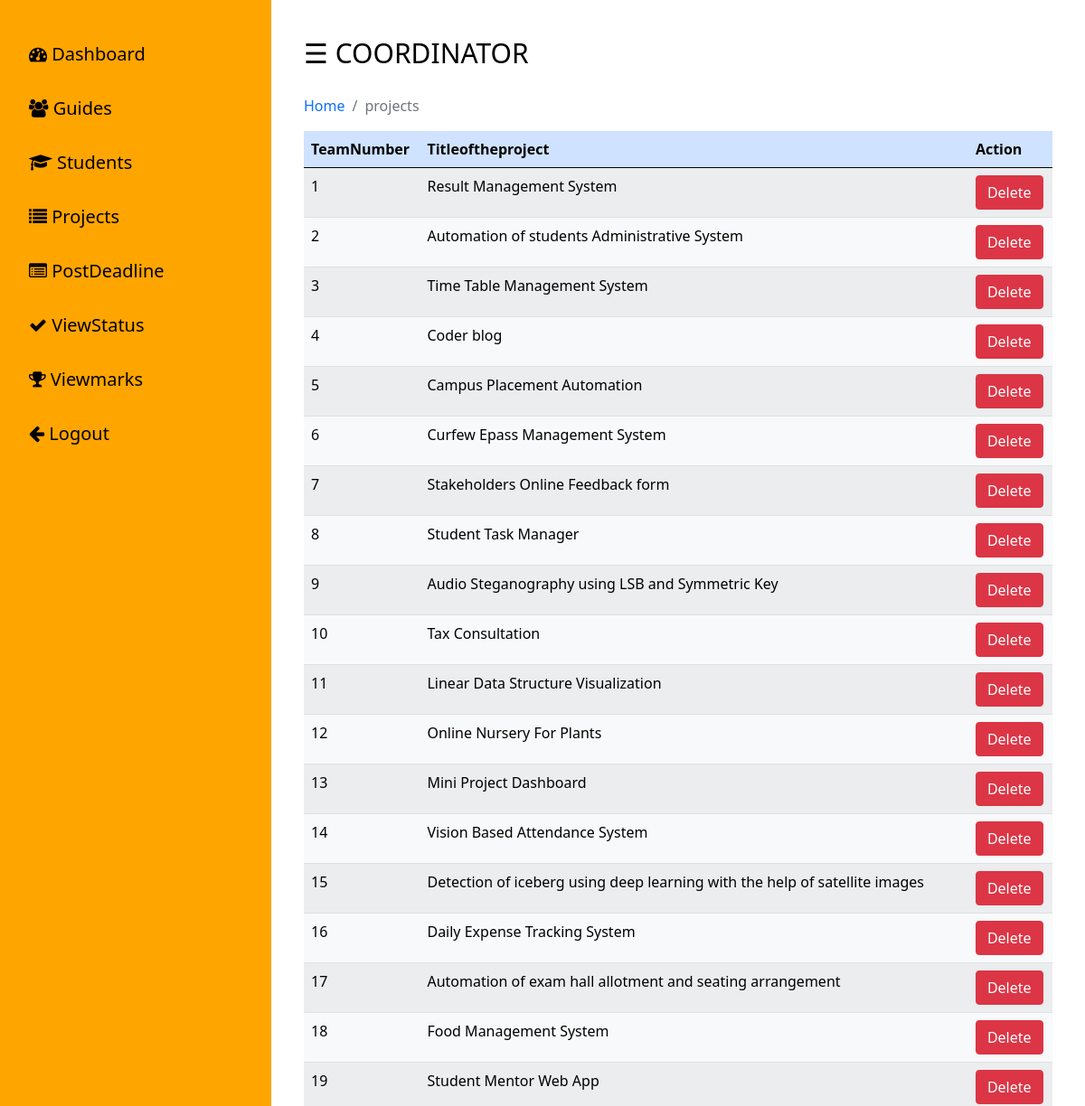
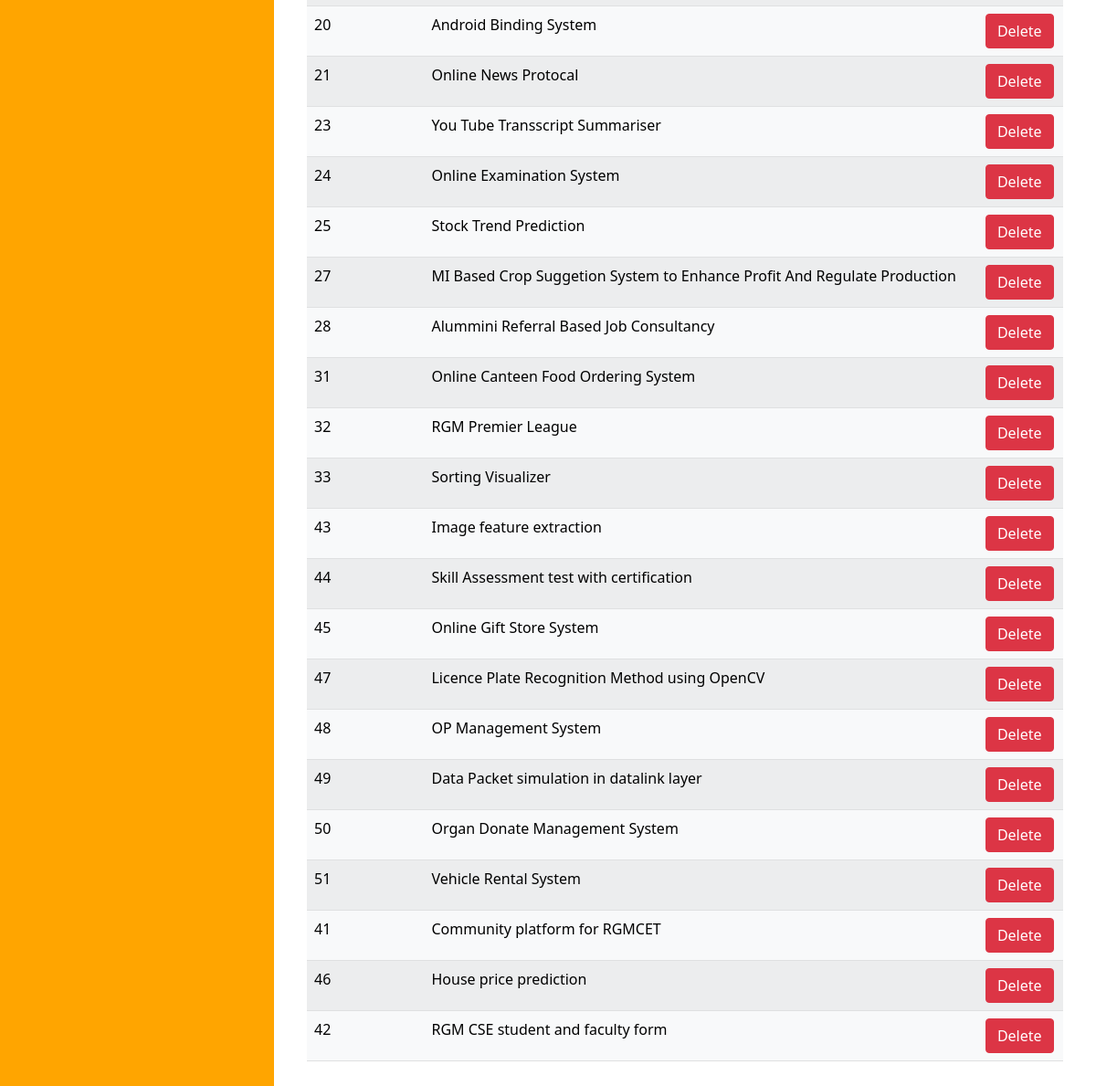
Screenshot of /coordinator/project.php with the database file from the repository (2 pictures, top to bottom).
### tables this page shows
CREATE TABLE `projects` (
  `TeamNumber` int(11) NOT NULL,
  `TitleoftheProject` varchar(256) NOT NULL
);

### coordinator/project.php (the view)
<?php
include('includes/header.php');
?>
<nav aria-label="breadcrumb">
  <ol class="breadcrumb">
    <li class="breadcrumb-item"><a href="dashboard.php">Home</a></li>
    <li class="breadcrumb-item active" aria-current="page">projects</li>
  </ol>
</nav>
<table class="table table-success table-striped">
  <thead class="table-primary" border="5px">
    <tr >
        <th>TeamNumber</th>
        <th>Titleoftheproject</th>
        <th>Action</th>
    </tr>
  </thead>
  <tbody class="table-light">
  <?php
        $query="SELECT * FROM projects";
        $query_run = mysqli_query($conn,$query);
        while($row = mysqli_fetch_assoc($query_run))
        {
           ?>
           <tr>
               <td><?php echo $row['TeamNumber'] ?></td>
               <td><?php echo $row['TitleoftheProject'] ?></td>
               <td><button type="button" class="btn btn-danger"><a href="operations.php?pdelete=<?php echo $row['TitleoftheProject']; ?>" class="text-white">Delete</a></button></td>
           </tr>
      <?php  }
      ?>
  </tbody>
</table>

### coordinator/style.css (style rules this page uses)
body { margin:0px; padding: 0px; background-color:#FDFEFE; overflow: hidden; font-family: system-ui; }

### coordinator/includes/header.php (style rules this page uses)
a { text-decoration:none; }

### rows the page displays
projects: TeamNumber "1", TitleoftheProject "Result Management System"
projects: TeamNumber "2", TitleoftheProject "Automation of students Administrative System"
projects: TeamNumber "3", TitleoftheProject "Time Table Management System"
projects: TeamNumber "4", TitleoftheProject "Coder blog"
projects: TeamNumber "5", TitleoftheProject "Campus Placement Automation"
projects: TeamNumber "6", TitleoftheProject "Curfew Epass Management System"
projects: TeamNumber "7", TitleoftheProject "Stakeholders Online Feedback form"
projects: TeamNumber "8", TitleoftheProject "Student Task Manager"
projects: TeamNumber "9", TitleoftheProject "Audio Steganography using LSB and Symmetric Key"
projects: TeamNumber "10", TitleoftheProject "Tax Consultation"
projects: TeamNumber "11", TitleoftheProject "Linear Data Structure Visualization"
projects: TeamNumber "12", TitleoftheProject "Online Nursery For Plants"
projects: TeamNumber "13", TitleoftheProject "Mini Project Dashboard"
projects: TeamNumber "14", TitleoftheProject "Vision Based Attendance System"
projects: TeamNumber "15", TitleoftheProject "Detection of iceberg using deep learning with the help of satellite images"
projects: TeamNumber "16", TitleoftheProject "Daily Expense Tracking System"
projects: TeamNumber "17", TitleoftheProject "Automation of exam hall allotment and seating arrangement"
projects: TeamNumber "18", TitleoftheProject "Food Management System"
projects: TeamNumber "19", TitleoftheProject "Student Mentor Web App"
projects: TeamNumber "20", TitleoftheProject "Android Binding System"
projects: TeamNumber "21", TitleoftheProject "Online News Protocal"
projects: TeamNumber "23", TitleoftheProject "You Tube Transscript Summariser"
projects: TeamNumber "24", TitleoftheProject "Online Examination System"
projects: TeamNumber "25", TitleoftheProject "Stock Trend Prediction"
projects: TeamNumber "27", TitleoftheProject "MI Based Crop Suggetion System to Enhance Profit And Regulate Production"
projects: TeamNumber "28", TitleoftheProject "Alummini Referral Based Job Consultancy"
projects: TeamNumber "31", TitleoftheProject "Online Canteen Food Ordering System"
projects: TeamNumber "32", TitleoftheProject "RGM Premier League"
projects: TeamNumber "33", TitleoftheProject "Sorting Visualizer"
projects: TeamNumber "43", TitleoftheProject "Image feature extraction"
projects: TeamNumber "44", TitleoftheProject "Skill Assessment test with certification"
projects: TeamNumber "45", TitleoftheProject "Online Gift Store System"
projects: TeamNumber "47", TitleoftheProject "Licence Plate Recognition Method using OpenCV"
projects: TeamNumber "48", TitleoftheProject "OP Management System"
projects: TeamNumber "49", TitleoftheProject "Data Packet simulation in datalink layer"
projects: TeamNumber "50", TitleoftheProject "Organ Donate Management System"
projects: TeamNumber "51", TitleoftheProject "Vehicle Rental System"
projects: TeamNumber "41", TitleoftheProject "Community platform for RGMCET"
projects: TeamNumber "46", TitleoftheProject "House price prediction"
projects: TeamNumber "42", TitleoftheProject "RGM CSE student and faculty form"
